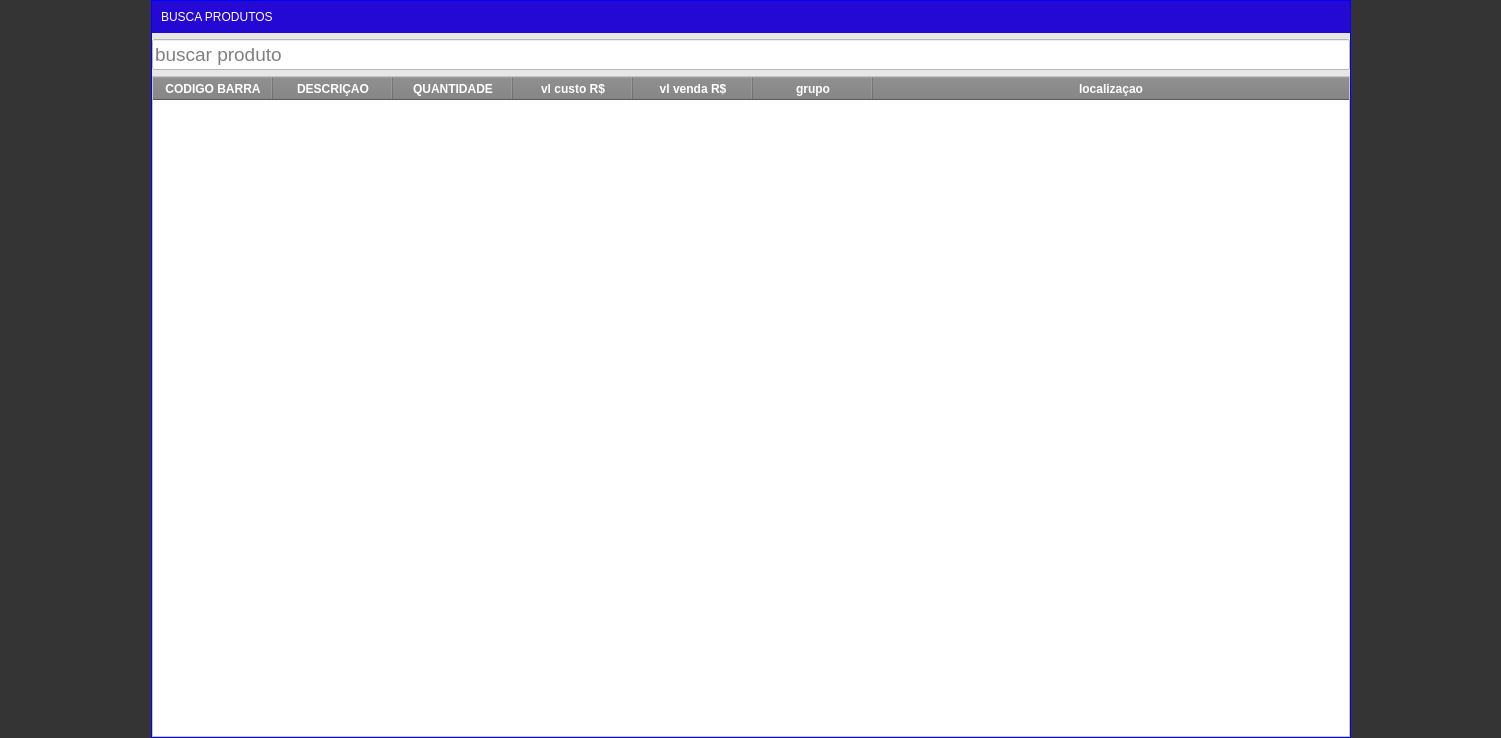
<?xml version="1.0" encoding="UTF-8"?>
<ui version="4.0">
 <class>FormBuscarProduto</class>
 <widget class="QWidget" name="FormBuscarProduto">
  <property name="windowModality">
   <enum>Qt::ApplicationModal</enum>
  </property>
  <property name="geometry">
   <rect>
    <x>0</x>
    <y>0</y>
    <width>1501</width>
    <height>738</height>
   </rect>
  </property>
  <property name="windowTitle">
   <string>Form</string>
  </property>
  <layout class="QVBoxLayout" name="verticalLayout">
   <property name="spacing">
    <number>0</number>
   </property>
   <property name="leftMargin">
    <number>0</number>
   </property>
   <property name="topMargin">
    <number>0</number>
   </property>
   <property name="rightMargin">
    <number>0</number>
   </property>
   <property name="bottomMargin">
    <number>0</number>
   </property>
   <item>
    <widget class="QWidget" name="widget_2" native="true">
     <property name="styleSheet">
      <string notr="true">QWidget#widget_2{
	background-color: rgb(0, 0, 0,200);
}</string>
     </property>
     <layout class="QHBoxLayout" name="horizontalLayout">
      <property name="spacing">
       <number>0</number>
      </property>
      <property name="leftMargin">
       <number>0</number>
      </property>
      <property name="topMargin">
       <number>0</number>
      </property>
      <property name="rightMargin">
       <number>0</number>
      </property>
      <property name="bottomMargin">
       <number>0</number>
      </property>
      <item>
       <spacer name="horizontalSpacer">
        <property name="orientation">
         <enum>Qt::Horizontal</enum>
        </property>
        <property name="sizeHint" stdset="0">
         <size>
          <width>40</width>
          <height>20</height>
         </size>
        </property>
       </spacer>
      </item>
      <item>
       <widget class="QWidget" name="widget" native="true">
        <property name="minimumSize">
         <size>
          <width>1200</width>
          <height>0</height>
         </size>
        </property>
        <property name="maximumSize">
         <size>
          <width>16777215</width>
          <height>800</height>
         </size>
        </property>
        <property name="styleSheet">
         <string notr="true">QWidget#widget{
text-transform: uppercase;
border:1px solid blue;
	background-color: rgb(231, 231, 231);
}</string>
        </property>
        <layout class="QVBoxLayout" name="verticalLayout_2">
         <property name="leftMargin">
          <number>1</number>
         </property>
         <property name="topMargin">
          <number>1</number>
         </property>
         <property name="rightMargin">
          <number>1</number>
         </property>
         <property name="bottomMargin">
          <number>1</number>
         </property>
         <item>
          <widget class="QFrame" name="frame_7">
           <property name="styleSheet">
            <string notr="true">QFrame#frame_7{
color:red;
border: none;
background-color:#2408D4;}

QLabel{color: white;
background-color:transparent;
font: 75 15pt &quot;MS Shell Dlg 2&quot;;
border:none
}
</string>
           </property>
           <property name="frameShape">
            <enum>QFrame::StyledPanel</enum>
           </property>
           <property name="frameShadow">
            <enum>QFrame::Raised</enum>
           </property>
           <layout class="QHBoxLayout" name="horizontalLayout_8">
            <item>
             <widget class="QLabel" name="label_3">
              <property name="styleSheet">
               <string notr="true"/>
              </property>
              <property name="text">
               <string>BUSCA PRODUTOS</string>
              </property>
             </widget>
            </item>
           </layout>
          </widget>
         </item>
         <item>
          <widget class="QLineEdit" name="tx_BuscarEstoque_2">
           <property name="minimumSize">
            <size>
             <width>0</width>
             <height>30</height>
            </size>
           </property>
           <property name="font">
            <font>
             <pointsize>14</pointsize>
             <italic>false</italic>
             <bold>false</bold>
            </font>
           </property>
           <property name="focusPolicy">
            <enum>Qt::StrongFocus</enum>
           </property>
           <property name="styleSheet">
            <string notr="true">QLineEdit {
color: #000;
	font: 14pt &quot;MS Shell Dlg 2&quot;;
text-transform: uppercase;
	background-color: rgb(255, 255, 255);

}
QLineEdit:focus{
	background-color: qlineargradient(spread:pad, x1:1, y1:1, x2:1, y2:1, stop:1 rgba(255, 255, 255, 111));
}
</string>
           </property>
           <property name="placeholderText">
            <string>buscar produto</string>
           </property>
           <property name="clearButtonEnabled">
            <bool>true</bool>
           </property>
          </widget>
         </item>
         <item>
          <widget class="QTableWidget" name="Tab_Estoque">
           <property name="palette">
            <palette>
             <active>
              <colorrole role="WindowText">
               <brush brushstyle="SolidPattern">
                <color alpha="255">
                 <red>0</red>
                 <green>0</green>
                 <blue>0</blue>
                </color>
               </brush>
              </colorrole>
              <colorrole role="Button">
               <brush brushstyle="SolidPattern">
                <color alpha="255">
                 <red>255</red>
                 <green>255</green>
                 <blue>255</blue>
                </color>
               </brush>
              </colorrole>
              <colorrole role="Light">
               <brush brushstyle="SolidPattern">
                <color alpha="255">
                 <red>255</red>
                 <green>255</green>
                 <blue>255</blue>
                </color>
               </brush>
              </colorrole>
              <colorrole role="Text">
               <brush brushstyle="SolidPattern">
                <color alpha="255">
                 <red>0</red>
                 <green>0</green>
                 <blue>0</blue>
                </color>
               </brush>
              </colorrole>
              <colorrole role="ButtonText">
               <brush brushstyle="SolidPattern">
                <color alpha="255">
                 <red>0</red>
                 <green>0</green>
                 <blue>0</blue>
                </color>
               </brush>
              </colorrole>
              <colorrole role="Base">
               <brush brushstyle="SolidPattern">
                <color alpha="255">
                 <red>255</red>
                 <green>255</green>
                 <blue>255</blue>
                </color>
               </brush>
              </colorrole>
              <colorrole role="Window">
               <brush brushstyle="SolidPattern">
                <color alpha="255">
                 <red>255</red>
                 <green>255</green>
                 <blue>255</blue>
                </color>
               </brush>
              </colorrole>
              <colorrole role="Highlight">
               <brush brushstyle="SolidPattern">
                <color alpha="255">
                 <red>85</red>
                 <green>170</green>
                 <blue>255</blue>
                </color>
               </brush>
              </colorrole>
              <colorrole role="HighlightedText">
               <brush brushstyle="SolidPattern">
                <color alpha="255">
                 <red>255</red>
                 <green>255</green>
                 <blue>255</blue>
                </color>
               </brush>
              </colorrole>
              <colorrole role="AlternateBase">
               <brush brushstyle="SolidPattern">
                <color alpha="255">
                 <red>85</red>
                 <green>170</green>
                 <blue>255</blue>
                </color>
               </brush>
              </colorrole>
              <colorrole role="PlaceholderText">
               <brush brushstyle="NoBrush">
                <color alpha="128">
                 <red>0</red>
                 <green>0</green>
                 <blue>0</blue>
                </color>
               </brush>
              </colorrole>
             </active>
             <inactive>
              <colorrole role="WindowText">
               <brush brushstyle="SolidPattern">
                <color alpha="255">
                 <red>0</red>
                 <green>0</green>
                 <blue>0</blue>
                </color>
               </brush>
              </colorrole>
              <colorrole role="Button">
               <brush brushstyle="SolidPattern">
                <color alpha="255">
                 <red>255</red>
                 <green>255</green>
                 <blue>255</blue>
                </color>
               </brush>
              </colorrole>
              <colorrole role="Light">
               <brush brushstyle="SolidPattern">
                <color alpha="255">
                 <red>255</red>
                 <green>255</green>
                 <blue>255</blue>
                </color>
               </brush>
              </colorrole>
              <colorrole role="Text">
               <brush brushstyle="SolidPattern">
                <color alpha="255">
                 <red>0</red>
                 <green>0</green>
                 <blue>0</blue>
                </color>
               </brush>
              </colorrole>
              <colorrole role="ButtonText">
               <brush brushstyle="SolidPattern">
                <color alpha="255">
                 <red>0</red>
                 <green>0</green>
                 <blue>0</blue>
                </color>
               </brush>
              </colorrole>
              <colorrole role="Base">
               <brush brushstyle="SolidPattern">
                <color alpha="255">
                 <red>255</red>
                 <green>255</green>
                 <blue>255</blue>
                </color>
               </brush>
              </colorrole>
              <colorrole role="Window">
               <brush brushstyle="SolidPattern">
                <color alpha="255">
                 <red>255</red>
                 <green>255</green>
                 <blue>255</blue>
                </color>
               </brush>
              </colorrole>
              <colorrole role="Highlight">
               <brush brushstyle="SolidPattern">
                <color alpha="255">
                 <red>85</red>
                 <green>170</green>
                 <blue>255</blue>
                </color>
               </brush>
              </colorrole>
              <colorrole role="HighlightedText">
               <brush brushstyle="SolidPattern">
                <color alpha="255">
                 <red>255</red>
                 <green>255</green>
                 <blue>255</blue>
                </color>
               </brush>
              </colorrole>
              <colorrole role="AlternateBase">
               <brush brushstyle="SolidPattern">
                <color alpha="255">
                 <red>85</red>
                 <green>170</green>
                 <blue>255</blue>
                </color>
               </brush>
              </colorrole>
              <colorrole role="PlaceholderText">
               <brush brushstyle="NoBrush">
                <color alpha="128">
                 <red>0</red>
                 <green>0</green>
                 <blue>0</blue>
                </color>
               </brush>
              </colorrole>
             </inactive>
             <disabled>
              <colorrole role="WindowText">
               <brush brushstyle="SolidPattern">
                <color alpha="255">
                 <red>0</red>
                 <green>0</green>
                 <blue>0</blue>
                </color>
               </brush>
              </colorrole>
              <colorrole role="Button">
               <brush brushstyle="SolidPattern">
                <color alpha="255">
                 <red>255</red>
                 <green>255</green>
                 <blue>255</blue>
                </color>
               </brush>
              </colorrole>
              <colorrole role="Light">
               <brush brushstyle="SolidPattern">
                <color alpha="255">
                 <red>255</red>
                 <green>255</green>
                 <blue>255</blue>
                </color>
               </brush>
              </colorrole>
              <colorrole role="Text">
               <brush brushstyle="SolidPattern">
                <color alpha="255">
                 <red>0</red>
                 <green>0</green>
                 <blue>0</blue>
                </color>
               </brush>
              </colorrole>
              <colorrole role="ButtonText">
               <brush brushstyle="SolidPattern">
                <color alpha="255">
                 <red>0</red>
                 <green>0</green>
                 <blue>0</blue>
                </color>
               </brush>
              </colorrole>
              <colorrole role="Base">
               <brush brushstyle="SolidPattern">
                <color alpha="255">
                 <red>255</red>
                 <green>255</green>
                 <blue>255</blue>
                </color>
               </brush>
              </colorrole>
              <colorrole role="Window">
               <brush brushstyle="SolidPattern">
                <color alpha="255">
                 <red>255</red>
                 <green>255</green>
                 <blue>255</blue>
                </color>
               </brush>
              </colorrole>
              <colorrole role="Highlight">
               <brush brushstyle="SolidPattern">
                <color alpha="255">
                 <red>85</red>
                 <green>170</green>
                 <blue>255</blue>
                </color>
               </brush>
              </colorrole>
              <colorrole role="HighlightedText">
               <brush brushstyle="SolidPattern">
                <color alpha="255">
                 <red>255</red>
                 <green>255</green>
                 <blue>255</blue>
                </color>
               </brush>
              </colorrole>
              <colorrole role="AlternateBase">
               <brush brushstyle="SolidPattern">
                <color alpha="255">
                 <red>85</red>
                 <green>170</green>
                 <blue>255</blue>
                </color>
               </brush>
              </colorrole>
              <colorrole role="PlaceholderText">
               <brush brushstyle="NoBrush">
                <color alpha="128">
                 <red>0</red>
                 <green>0</green>
                 <blue>0</blue>
                </color>
               </brush>
              </colorrole>
             </disabled>
            </palette>
           </property>
           <property name="font">
            <font>
             <pointsize>12</pointsize>
             <italic>false</italic>
             <bold>false</bold>
            </font>
           </property>
           <property name="cursor" stdset="0">
            <cursorShape>PointingHandCursor</cursorShape>
           </property>
           <property name="focusPolicy">
            <enum>Qt::WheelFocus</enum>
           </property>
           <property name="contextMenuPolicy">
            <enum>Qt::ActionsContextMenu</enum>
           </property>
           <property name="styleSheet">
            <string notr="true">QTableWidget {
  background-color: white;
	font: 12pt &quot;MS Shell Dlg 2&quot;;
}

QTableWidget QHeaderView::section {
  background-color: gray;
  color: white;
  font-weight: bold;
}

QTableWidget::item {
  border: 0px solid black;
border-bottom:1px solid;

}

QTableWidget::item:selected {
  background-color: blue;
  color: white;
}
</string>
           </property>
           <property name="autoScrollMargin">
            <number>20</number>
           </property>
           <property name="editTriggers">
            <set>QAbstractItemView::NoEditTriggers</set>
           </property>
           <property name="tabKeyNavigation">
            <bool>false</bool>
           </property>
           <property name="showDropIndicator" stdset="0">
            <bool>false</bool>
           </property>
           <property name="alternatingRowColors">
            <bool>false</bool>
           </property>
           <property name="selectionMode">
            <enum>QAbstractItemView::SingleSelection</enum>
           </property>
           <property name="selectionBehavior">
            <enum>QAbstractItemView::SelectRows</enum>
           </property>
           <property name="showGrid">
            <bool>false</bool>
           </property>
           <property name="gridStyle">
            <enum>Qt::SolidLine</enum>
           </property>
           <property name="sortingEnabled">
            <bool>false</bool>
           </property>
           <property name="wordWrap">
            <bool>true</bool>
           </property>
           <attribute name="horizontalHeaderDefaultSectionSize">
            <number>120</number>
           </attribute>
           <attribute name="horizontalHeaderShowSortIndicator" stdset="0">
            <bool>false</bool>
           </attribute>
           <attribute name="horizontalHeaderStretchLastSection">
            <bool>true</bool>
           </attribute>
           <attribute name="verticalHeaderVisible">
            <bool>false</bool>
           </attribute>
           <attribute name="verticalHeaderMinimumSectionSize">
            <number>23</number>
           </attribute>
           <attribute name="verticalHeaderDefaultSectionSize">
            <number>50</number>
           </attribute>
           <column>
            <property name="text">
             <string>CODIGO BARRA</string>
            </property>
            <property name="font">
             <font>
              <pointsize>12</pointsize>
             </font>
            </property>
            <property name="textAlignment">
             <set>AlignCenter</set>
            </property>
           </column>
           <column>
            <property name="text">
             <string>DESCRIÇAO</string>
            </property>
            <property name="font">
             <font>
              <pointsize>12</pointsize>
             </font>
            </property>
           </column>
           <column>
            <property name="text">
             <string>QUANTIDADE</string>
            </property>
            <property name="font">
             <font>
              <pointsize>12</pointsize>
             </font>
            </property>
           </column>
           <column>
            <property name="text">
             <string>vl custo R$</string>
            </property>
            <property name="font">
             <font>
              <pointsize>12</pointsize>
             </font>
            </property>
           </column>
           <column>
            <property name="text">
             <string>vl venda R$</string>
            </property>
           </column>
           <column>
            <property name="text">
             <string>grupo</string>
            </property>
           </column>
           <column>
            <property name="text">
             <string>localizaçao</string>
            </property>
           </column>
          </widget>
         </item>
        </layout>
       </widget>
      </item>
      <item>
       <spacer name="horizontalSpacer_2">
        <property name="orientation">
         <enum>Qt::Horizontal</enum>
        </property>
        <property name="sizeHint" stdset="0">
         <size>
          <width>40</width>
          <height>20</height>
         </size>
        </property>
       </spacer>
      </item>
     </layout>
    </widget>
   </item>
  </layout>
 </widget>
 <resources/>
 <connections/>
</ui>
